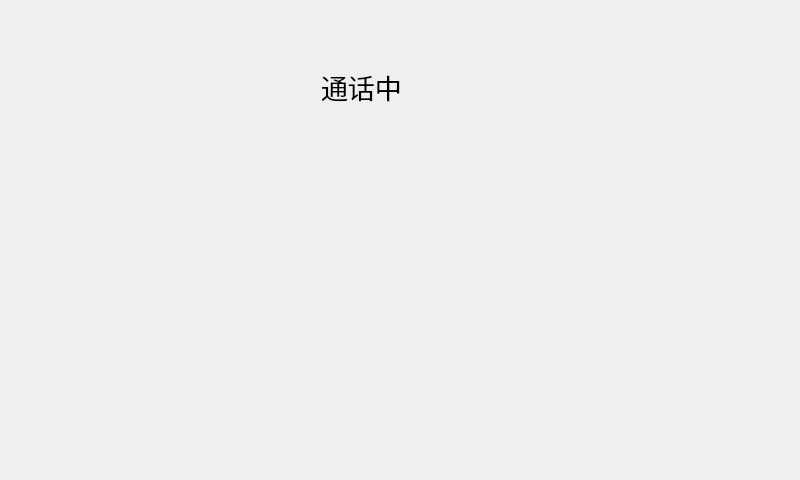
<?xml version="1.0" encoding="UTF-8"?>
<ui version="4.0">
 <class>CallWidget</class>
 <widget class="QWidget" name="CallWidget">
  <property name="geometry">
   <rect>
    <x>0</x>
    <y>0</y>
    <width>800</width>
    <height>480</height>
   </rect>
  </property>
  <property name="font">
   <font>
    <pointsize>12</pointsize>
   </font>
  </property>
  <property name="windowTitle">
   <string>Form</string>
  </property>
  <property name="styleSheet">
   <string notr="true"/>
  </property>
  <layout class="QGridLayout" name="gridLayout_2">
   <item row="0" column="0">
    <widget class="QStackedWidget" name="stackedWidget">
     <property name="styleSheet">
      <string notr="true">#page{
	border-image: url(:/image/Desert3.jpg);
}
QPushButton{
	background-color:transparent;
}</string>
     </property>
     <property name="currentIndex">
      <number>2</number>
     </property>
     <widget class="QWidget" name="receiveCallPage">
      <property name="styleSheet">
       <string notr="true">#receiveCallPage{
	border-image: url(:/image/wallpaper.jpg);
}
QPushButton{
	background-color:transparent;
}</string>
      </property>
      <layout class="QGridLayout" name="gridLayout">
       <item row="0" column="0">
        <layout class="QVBoxLayout" name="verticalLayout">
         <item>
          <layout class="QHBoxLayout" name="horizontalLayout_2">
           <item>
            <spacer name="horizontalSpacer_2">
             <property name="orientation">
              <enum>Qt::Horizontal</enum>
             </property>
             <property name="sizeHint" stdset="0">
              <size>
               <width>40</width>
               <height>20</height>
              </size>
             </property>
            </spacer>
           </item>
           <item>
            <widget class="QLabel" name="label">
             <property name="text">
              <string>收到电话</string>
             </property>
            </widget>
           </item>
           <item>
            <spacer name="horizontalSpacer_3">
             <property name="orientation">
              <enum>Qt::Horizontal</enum>
             </property>
             <property name="sizeHint" stdset="0">
              <size>
               <width>40</width>
               <height>20</height>
              </size>
             </property>
            </spacer>
           </item>
          </layout>
         </item>
         <item>
          <layout class="QHBoxLayout" name="horizontalLayout">
           <item>
            <spacer name="horizontalSpacer_5">
             <property name="orientation">
              <enum>Qt::Horizontal</enum>
             </property>
             <property name="sizeHint" stdset="0">
              <size>
               <width>40</width>
               <height>20</height>
              </size>
             </property>
            </spacer>
           </item>
           <item>
            <widget class="MyPushButton" name="sip_answer_pushButton">
             <property name="sizePolicy">
              <sizepolicy hsizetype="Minimum" vsizetype="Preferred">
               <horstretch>0</horstretch>
               <verstretch>0</verstretch>
              </sizepolicy>
             </property>
             <property name="styleSheet">
              <string notr="true"/>
             </property>
             <property name="text">
              <string/>
             </property>
             <property name="icon">
              <iconset resource="image.qrc">
               <normaloff>:/image/云呼叫联络中心_图标包/来电_20.png</normaloff>:/image/云呼叫联络中心_图标包/来电_20.png</iconset>
             </property>
             <property name="iconSize">
              <size>
               <width>64</width>
               <height>64</height>
              </size>
             </property>
             <property name="checked">
              <bool>false</bool>
             </property>
             <property name="flat">
              <bool>true</bool>
             </property>
            </widget>
           </item>
           <item>
            <spacer name="horizontalSpacer">
             <property name="orientation">
              <enum>Qt::Horizontal</enum>
             </property>
             <property name="sizeHint" stdset="0">
              <size>
               <width>40</width>
               <height>20</height>
              </size>
             </property>
            </spacer>
           </item>
           <item>
            <widget class="MyPushButton" name="sip_refuse_invite_pushButton">
             <property name="sizePolicy">
              <sizepolicy hsizetype="Minimum" vsizetype="Preferred">
               <horstretch>0</horstretch>
               <verstretch>0</verstretch>
              </sizepolicy>
             </property>
             <property name="text">
              <string/>
             </property>
             <property name="icon">
              <iconset resource="image.qrc">
               <normaloff>:/image/云呼叫联络中心_图标包/挂断_26.png</normaloff>:/image/云呼叫联络中心_图标包/挂断_26.png</iconset>
             </property>
             <property name="iconSize">
              <size>
               <width>64</width>
               <height>64</height>
              </size>
             </property>
             <property name="flat">
              <bool>true</bool>
             </property>
            </widget>
           </item>
           <item>
            <spacer name="horizontalSpacer_4">
             <property name="orientation">
              <enum>Qt::Horizontal</enum>
             </property>
             <property name="sizeHint" stdset="0">
              <size>
               <width>40</width>
               <height>20</height>
              </size>
             </property>
            </spacer>
           </item>
          </layout>
         </item>
        </layout>
       </item>
      </layout>
     </widget>
     <widget class="QWidget" name="ringingPage">
      <property name="styleSheet">
       <string notr="true">#ringingPage{
	border-image: url(:/image/wallpaper.jpg);
}
QPushButton{
	background-color:transparent;
}</string>
      </property>
      <widget class="MyPushButton" name="sip_cancel_pushButton">
       <property name="geometry">
        <rect>
         <x>560</x>
         <y>260</y>
         <width>81</width>
         <height>71</height>
        </rect>
       </property>
       <property name="text">
        <string/>
       </property>
       <property name="icon">
        <iconset resource="image.qrc">
         <normaloff>:/image/云呼叫联络中心_图标包/挂断_26.png</normaloff>:/image/云呼叫联络中心_图标包/挂断_26.png</iconset>
       </property>
       <property name="iconSize">
        <size>
         <width>64</width>
         <height>64</height>
        </size>
       </property>
       <property name="flat">
        <bool>true</bool>
       </property>
      </widget>
      <widget class="QLabel" name="label_2">
       <property name="geometry">
        <rect>
         <x>290</x>
         <y>30</y>
         <width>191</width>
         <height>71</height>
        </rect>
       </property>
       <property name="font">
        <font>
         <pointsize>20</pointsize>
        </font>
       </property>
       <property name="text">
        <string>响铃中</string>
       </property>
      </widget>
     </widget>
     <widget class="QWidget" name="callingPage">
      <property name="styleSheet">
       <string notr="true">#callingPage{
	border-image: url(:/image/wallpaper.jpg);
}
QPushButton{
	background-color:transparent;
}</string>
      </property>
      <widget class="MyPushButton" name="sip_calling_hangUp_pushButton">
       <property name="geometry">
        <rect>
         <x>340</x>
         <y>370</y>
         <width>81</width>
         <height>71</height>
        </rect>
       </property>
       <property name="text">
        <string/>
       </property>
       <property name="icon">
        <iconset resource="image.qrc">
         <normaloff>:/image/云呼叫联络中心_图标包/挂断_26.png</normaloff>:/image/云呼叫联络中心_图标包/挂断_26.png</iconset>
       </property>
       <property name="iconSize">
        <size>
         <width>64</width>
         <height>64</height>
        </size>
       </property>
       <property name="flat">
        <bool>true</bool>
       </property>
      </widget>
      <widget class="QLabel" name="label_3">
       <property name="geometry">
        <rect>
         <x>310</x>
         <y>40</y>
         <width>191</width>
         <height>71</height>
        </rect>
       </property>
       <property name="font">
        <font>
         <pointsize>20</pointsize>
        </font>
       </property>
       <property name="text">
        <string>通话中</string>
       </property>
      </widget>
      <widget class="QLabel" name="video_label">
       <property name="geometry">
        <rect>
         <x>210</x>
         <y>100</y>
         <width>341</width>
         <height>261</height>
        </rect>
       </property>
       <property name="text">
        <string/>
       </property>
      </widget>
     </widget>
    </widget>
   </item>
  </layout>
 </widget>
 <customwidgets>
  <customwidget>
   <class>MyPushButton</class>
   <extends>QPushButton</extends>
   <header>mypushbutton.h</header>
  </customwidget>
 </customwidgets>
 <resources>
  <include location="image.qrc"/>
 </resources>
 <connections/>
</ui>
